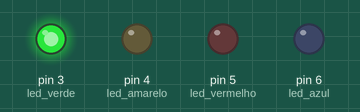
The sketch below on a simulated Arduino Uno, built with avr-gcc and run on an emulated ATmega328P. Shown: output pins drawn as LEDs (lit = HIGH).

Above: at 0.5 s.
At 3.5 s:
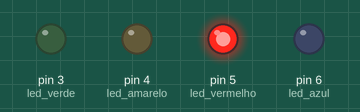
At 5.0 s:
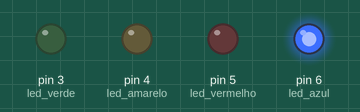
At 8.0 s:
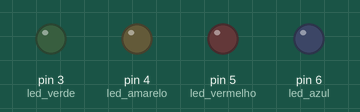
At 12.5 s:
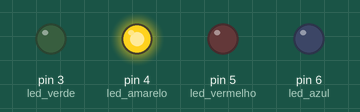
Timing chart, 0 to 13.7 s (numbered marks = the images above):
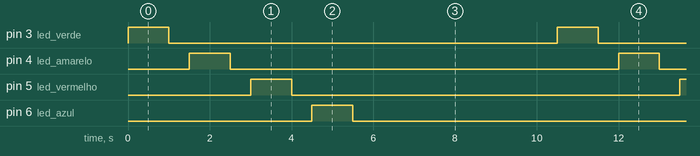

Measured:
- by itself, pin 3 (led_verde), pin 4 (led_amarelo), pin 5 (led_vermelho), pin 6 (led_azul): alternates HIGH for 1.0 s and LOW for 9.5 s
- by itself, everything shown: repeats every 10.5 s, in 8 steps

The sketch:

Jogo_Genius.ino.ino
```cpp
/*Constantes*/

const int segundo = 1000;
const int mile_segundo = 500;
const int led_verde = 3;
const int led_amarelo = 4;
const int led_vermelho = 5;
const int led_azul = 6;

/*varaiveis globais */

int sequencia_luzes[]
{ led_verde, led_amarelo, led_vermelho, led_azul};

/*setup*/

void setup(){
    Serial.begin(9600);
    iniciaPortas();
    iniciaJogo();
}

/*INICIA JOGO*/
void iniciaJogo(){

     sizeof(sequencia_luzes) -1;

     /*sequencia_luzes[0];
     sequencia_luzes[1];
     sequencia_luzes[2];
     sequencia_luzes[3];*/

}

/*INICIA PORTAS*/
void iniciaPortas(){
     pinMode(led_verde, OUTPUT);
     pinMode(led_amarelo, OUTPUT);
     pinMode(led_vermelho, OUTPUT);
     pinMode(led_azul, OUTPUT);

}


/*LOOP*/
void loop(){
    for(int i = 0; i < sizeof(sequencia_luzes) -1; i++){
        piscaLed(sequencia_luzes[i]);
    }
}
/**/
void piscaLed(int portaLed){
    digitalWrite(portaLed, HIGH);
    delay(segundo);
    digitalWrite(portaLed, LOW);
    delay(mile_segundo);
}
```
